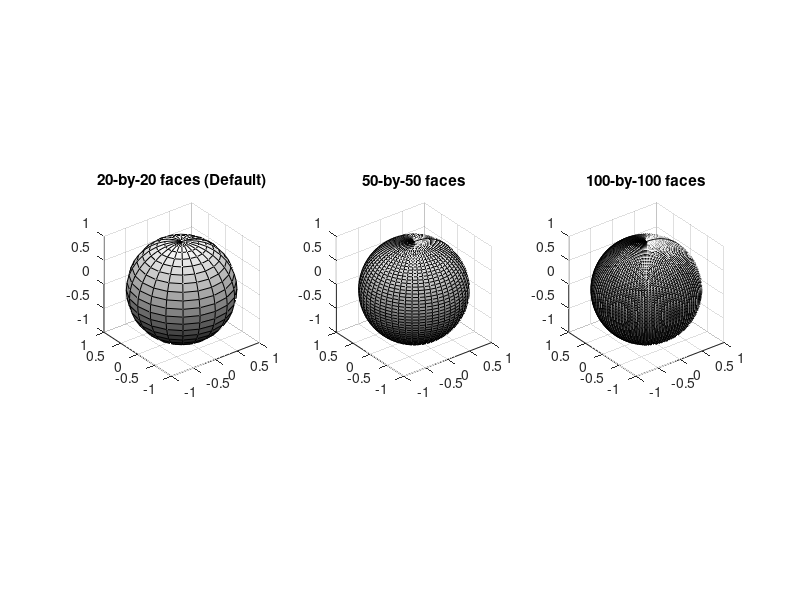

The MATLAB script that drew this image: (Note: this script raises an error after producing the figure.)
%=============================================================================
% Copyright (c) 2016-present Allan CORNET (Nelson)
%=============================================================================
% This file is part of Nelson.
%=============================================================================
% LICENCE_BLOCK_BEGIN
% SPDX-License-Identifier: LGPL-3.0-or-later
% LICENCE_BLOCK_END
%=============================================================================
% <--ADV-CLI MODE-->
%=============================================================================
f = figure();
colormap(gray);
subplot(1, 3, 1);
ax1 = gca();
sphere(ax1);
axis equal
title('20-by-20 faces (Default)')
subplot(1, 3, 2);
ax2 = gca();
sphere(ax2, 50)
axis equal
title('50-by-50 faces')
subplot(1, 3, 3);
ax3 = gca();
sphere(ax3,100)
axis equal
title('100-by-100 faces')
%=============================================================================
[X, Y, Z] = sphere(2);
X_REF = [0     0     0; -1     1    -1; 0     0     0];
Y_REF = [0     0     0;  0     0     0; 0     0     0];
Z_REF = [-1    -1    -1; 0     0     0;  1     1     1];
assert_isapprox(X, X_REF, 1e-4);
assert_isapprox(Y, Y_REF, 1e-4);
assert_isapprox(Z, Z_REF, 1e-4);
%=============================================================================
